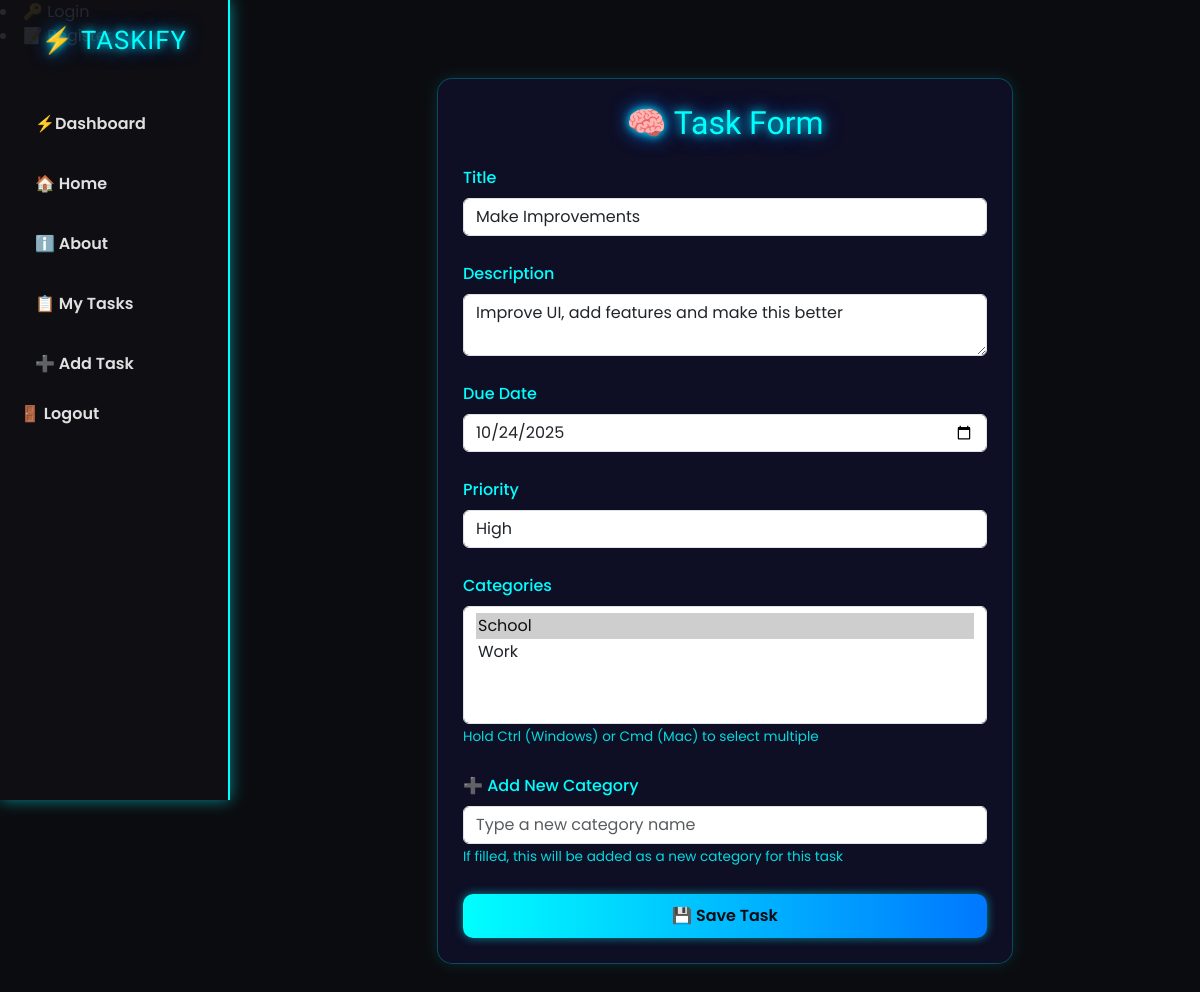
/tasks/tasks/edit/26/ (signed in), run on the app's committed database.
### tasks/models.py (models this page shows, shortened)
class Task(models.Model):
    user = models.ForeignKey(User, on_delete=models.CASCADE)
    title = models.CharField(max_length=200)
    description = models.TextField(blank=True)
    due_date = models.DateField(null=True, blank=True)
    status = models.CharField(max_length=10, choices=STATUS_CHOICES, default='PENDING')
    priority = models.CharField(max_length=10, choices=PRIORITY_CHOICES, default='MEDIUM')
    categories = models.ManyToManyField(Category, blank=True)
    created_at = models.DateTimeField(auto_now_add=True)
    completed_at = models.DateTimeField(null=True, blank=True)
    notified = models.BooleanField(default=False)

class Category(models.Model):
    user = models.ForeignKey(User, on_delete=models.CASCADE)
    title = models.CharField(max_length=100)

### tasks/views.py (the view, shortened to what this page needs)
# urls.py: path('tasks/edit/<int:pk>/', views.task_update, name='task_update'),
@login_required
def task_update(request, pk):
    task = get_object_or_404(Task, pk=pk, user=request.user)
    categories = Category.objects.filter(user=request.user)
    return render(request, 'tasks/task_form.html', {'task': task, 'categories': categories})

### tasks/templates/tasks/task_form.html (shortened to what this page needs)
{% extends 'base.html' %}
{% block content %}
<div class="container" style="max-width:600px;">
  <div class="card-futuristic">
    <h2 class="text-center mb-4" style="color:#00ffff;">🧠 Task Form</h2>
    <form method="POST">
      <div class="mb-3">
        <label class="form-label">Title</label>
        <input type="text" name="title" value="{{ task.title|default_if_none:'' }}" class="form-control" required>
      </div>
      <div class="mb-3">
        <label class="form-label">Description</label>
        <textarea name="description" class="form-control">{{ task.description|default_if_none:'' }}</textarea>
      </div>
      <div class="mb-3">
        <label class="form-label">Due Date</label>
        <input type="date" name="due_date" value="{{ task.due_date|date:'Y-m-d' }}" class="form-control">
      </div>
      <div class="mb-3">
        <label class="form-label">Priority</label>
        <select name="priority" class="form-control">
          <option value="HIGH" {% if task.priority == 'HIGH' %}selected{% endif %}>High</option>
        </select>
      </div>
      {% if categories %}
      <div class="mb-3">
        <label class="form-label">Categories</label>
        <select name="categories" class="form-control" multiple>
          {% for category in categories %}
            <option value="{{ category.id }}"
              {% if task and category in task.categories.all %}selected{% endif %}>
              {{ category.title }}
            </option>
          {% endfor %}
        </select>
        <small class="form-small">Hold Ctrl (Windows) or Cmd (Mac) to select multiple</small>
      </div>
      {% endif %}
      <div class="mb-3">
        <label class="form-label">➕ Add New Category</label>
        <input type="text" name="new_category" class="form-control" placeholder="Type a new category name">
        <small class="form-small">If filled, this will be added as a new category for this task</small>
      </div>
      <button type="submit" class="btn btn-neon w-100">💾 Save Task</button>
    </form>
  </div>
</div>
{% endblock %}

### static/css/style.css (style rules this page uses)
body { background-color: #0a0a0f; color: #e0e0e0; font-family: 'Poppins', sans-serif; overflow-x: hidden; margin: 0; padding: 0; }
h1, h2, h3 { font-family: 'Orbitron', sans-serif; color: #00ffff; text-shadow: 0 0 10px #00ffff, 0 0 20px #0077ff; margin-bottom: 20px; }
.card-futuristic { background: rgba(15, 15, 40, 0.9); border: 1px solid #00ffff40; border-radius: 15px; box-shadow: 0 0 15px #00ffff20; padding: 25px; margin-bottom: 25px; transition: all 0.3s ease; }
.btn-neon { background: linear-gradient(90deg, #00ffff, #0077ff); border: none; color: #0a0a0f; font-weight: 600; border-radius: 10px; padding: 10px 18px; transition: 0.3s; cursor: pointer; box-shadow: 0 0 10px #00ffff80; }
form { display: flex; flex-direction: column; gap: 10px; }
form label { font-weight: 500; color: #00ffff; }
form input, form textarea, form select { background-color: #0b0b15; color: #e0e0e0; border: 1px solid #00ffff40; border-radius: 10px; padding: 10px 14px; transition: all 0.3s ease; }
.card-futuristic small, .form-small { color: #00ffff; opacity: 0.85; font-size: 0.85rem; font-family: 'Poppins', sans-serif; }
form input::placeholder, form textarea::placeholder { color: #00ffff80; }

### templates/base.html (style rules this page uses)
body { margin: 0; background-color: #0b0c10; color: #fff; font-family: 'Poppins', sans-serif; }

### data on the page
Task: title "Make Improvements", description "Improve UI, add features and make this better", due_date "10/24/2025", priority "High", categories "School ☑ / Work"
